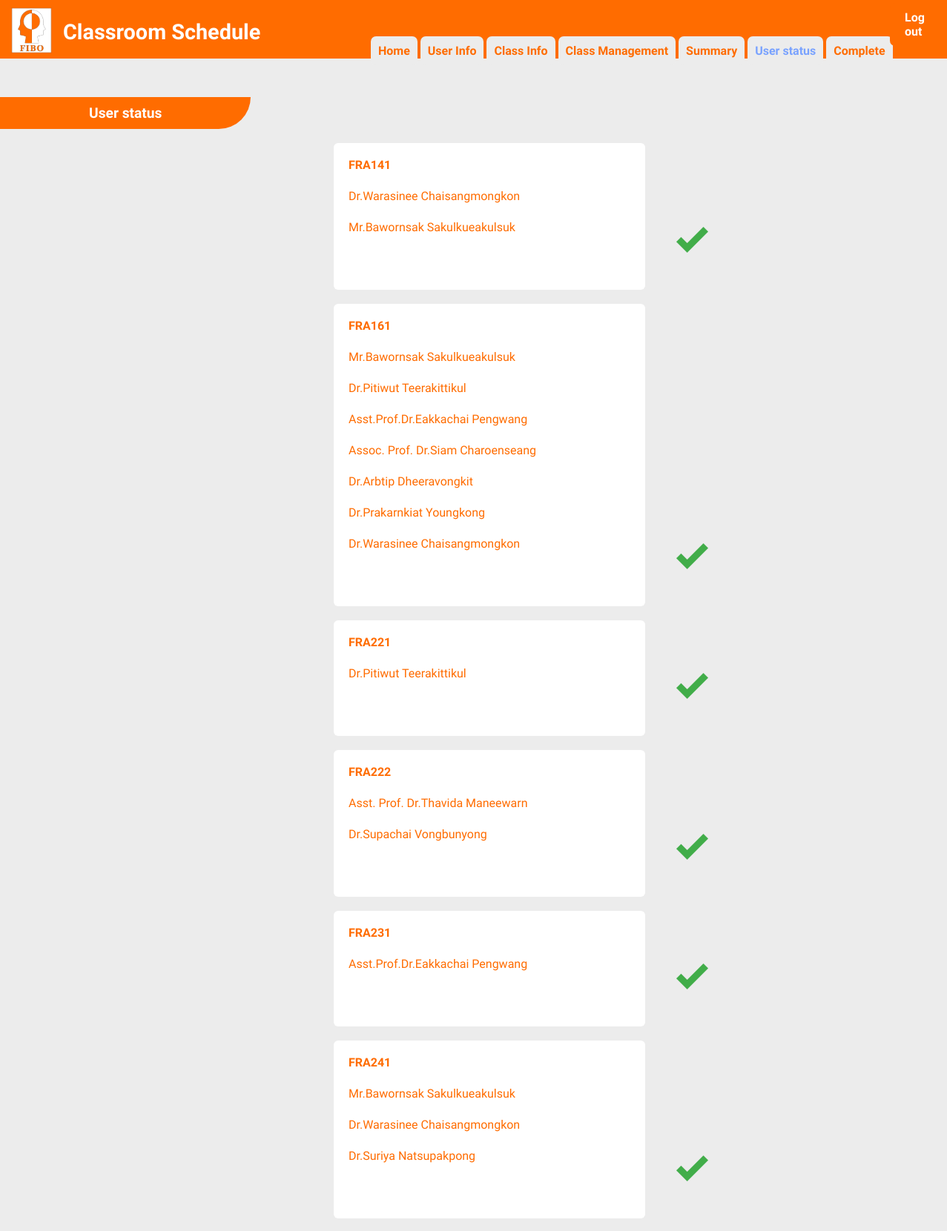
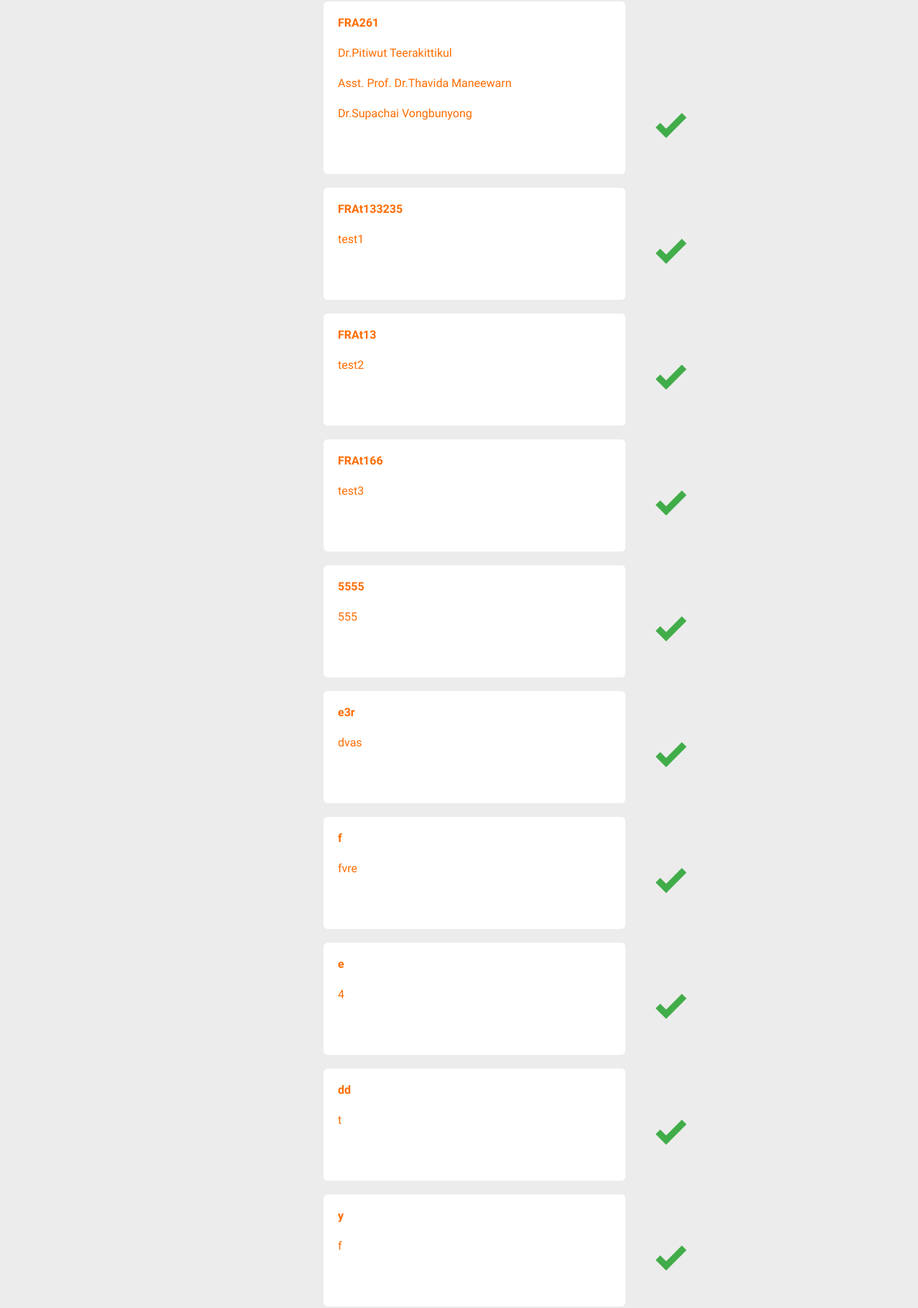
The page /admin6.php (upper part) on the database its author committed (2 pictures, top to bottom).
### tables this page shows
CREATE TABLE `table_teacher_subject` (
  `No` int(3) NOT NULL,
  `teacher_name` varchar(100) NOT NULL,
  `subject_code` varchar(100) NOT NULL
);

### admin6.php (the view, shortened to what this page needs)
<?php
      require 'dbconfig/config.php';
?>
<!DOCTYPE html>
<html lang="en">
  <head>
    <link rel="stylesheet" type="text/css" href="css/admin1.css">
    <link rel="stylesheet" href="https://cdnjs.cloudflare.com/ajax/libs/font-awesome/4.7.0/css/font-awesome.min.css">
  </head>
  <body>
    <header>
        <img src="images/FIBO_logo.jpg" width="55" height="62" style="margin-top: 10px; margin-left: 10px">
        <div style="font-size: 1.8em; margin-top: -50px; margin-left: 80px">
        <b>Classroom Schedule</b>
        </div><br>
        </header>
        <div style="margin-top: -30px; margin-left: 500px">
            <a href="admin1.php" class="btn1"><b>Home</b></a>
            <a href="admin2.php" class="btn1"><b>User Info</b></a>
            <a href="admin3.php" class="btn1"><b>Class Info</b></a>
            <a href="admin4.php" class="btn1"><b>Class Management</b></a>
            <a href="#" class="btn1"><b>Summary</b></a>
            <a href="admin6.php" class="btn1" style=" color: #79a2ff"><b>User status</b></a>
            <a href="admin7.php" class="btn1"><b>Complete</b></a>
        </div>
        <div style="margin-top: -84px; margin-left: 1200px">
            <a href="index.php" class="btn"><b>Log out</b></a>
        </div>
        <div style="margin-top: 50px;">
            <br><b class="topics">User status</b><br><br>
        </div>
        <?php
        $allsubject = "SELECT DISTINCT subject_code AS Subjects FROM table_teacher_subject";
        $sql = "SELECT * FROM table_teacher_subject";
        $smyData = mysqli_query($con, $sql);
        $smyData2 = mysqli_query($con, $allsubject);
        $save = "";
        while($row = mysqli_fetch_array($smyData2)){
            $check = $row['Subjects'];
            echo "<div style='margin-top:0px; margin-left:450px'class='statuskru'>";
            echo "<p class='text-head'> <b>".$row["Subjects"]."</b></p><br>";
            if($save != "") {
                echo "<p class='text'>".$save."</p><br>";
            }
            while($row = mysqli_fetch_array($smyData)) {
                if($check == $row['subject_code'])
                {
                    echo "<p class='text'>".$row['teacher_name']."</p><br>";
                }
                else if($check != $row['subject_code']) {
                    $save = $row['teacher_name'];
                    break;
                }
            }
            echo "<img src='images/tick.png'>";
            echo "</div>";
            echo "<br>";
            echo "<br>";
        }
            echo "<br>";
    ?>
      </body>
    </html>
  </body>
</html>

### css/admin1.css (style rules this page uses)
* { margin: 0; padding: 0; }
.btn { display: inline-block; border: 0px solid #ff6c00; padding: 10px 20px; background-color: #ff6c00; text-decoration: none; font-family: 'Work Sans', sans-serif; font-size: 1em; color: #ffffff ; border-radius: 7px; transition: 0.1s; }
.btn1 { display: inline-block; border: 0px solid #ff6c00; padding: 10px 10px; background-color: #ececec; text-decoration: none; font-family: 'Work Sans', sans-serif; font-size: 1em; color: #ff6c00 ; border-radius: 7px; transition: 0.1s; }
.topics { display: inline-block; border: 0px solid #ff6c00; padding: 10px 120px; background-color: #ff6c00; text-decoration: none; font-family: 'Work Sans', sans-serif; font-size: 1.2em; color: #ffffff ; border-bottom-right-radius: 50px; transition: 0.1s; }
.statuskru { width:420px; height:auto; border:0px; display:inline-block; background:#ffffff; font-size:1em; color:#ff6c00; text-align: left; border-radius:6px; line-height: 42px; font-family: 'Work Sans', sans-serif; box-sizing: border-box 0px; }
.text { line-height: 0; margin-top: 0px; margin-left: 20px; }
.text-head { line-height: 0; margin-top: 30px; margin-left: 20px; }
.statuskru img { margin-left: 420px; margin-top: -90px }

### admin6.php (style rules this page uses)
body { background-color: #ececec; color: #ff6c00 ; font-family: 'Work Sans', sans-serif; font-size: 1em; text-align: left; }
header { background: #ff6c00 none repeat-x 0 0; color: #FFFFFF; margin-top: 0px; padding: 0 5px; text-align: left; }

### rows shown on the page
table_teacher_subject: teacher_name "Dr.Warasinee Chaisangmongkon"
table_teacher_subject: teacher_name "Mr.Bawornsak Sakulkueakulsuk"
table_teacher_subject: teacher_name "Mr.Bawornsak Sakulkueakulsuk"
table_teacher_subject: teacher_name "Dr.Pitiwut Teerakittikul"
table_teacher_subject: teacher_name "Asst.Prof.Dr.Eakkachai Pengwang"
table_teacher_subject: teacher_name "Assoc. Prof. Dr.Siam Charoenseang"
table_teacher_subject: teacher_name "Dr.Arbtip Dheeravongkit"
table_teacher_subject: teacher_name "Dr.Prakarnkiat Youngkong"
table_teacher_subject: teacher_name "Dr.Warasinee Chaisangmongkon"
table_teacher_subject: teacher_name "Dr.Pitiwut Teerakittikul"
table_teacher_subject: teacher_name "Asst. Prof. Dr.Thavida Maneewarn"
table_teacher_subject: teacher_name "Dr.Supachai Vongbunyong"
table_teacher_subject: teacher_name "Asst.Prof.Dr.Eakkachai Pengwang"
table_teacher_subject: teacher_name "Mr.Bawornsak Sakulkueakulsuk"
table_teacher_subject: teacher_name "Dr.Warasinee Chaisangmongkon"
table_teacher_subject: teacher_name "Dr.Suriya Natsupakpong"
table_teacher_subject: teacher_name "Dr.Pitiwut Teerakittikul"
table_teacher_subject: teacher_name "Asst. Prof. Dr.Thavida Maneewarn"
table_teacher_subject: teacher_name "Dr.Supachai Vongbunyong"
table_teacher_subject: teacher_name "test1"
table_teacher_subject: teacher_name "test2"
table_teacher_subject: teacher_name "test3"
table_teacher_subject: teacher_name "555"
table_teacher_subject: teacher_name "dvas"
table_teacher_subject: teacher_name "fvre"
table_teacher_subject: teacher_name "4"
table_teacher_subject: teacher_name "t"
table_teacher_subject: teacher_name "f"

### other values the page prints
$row["Subjects"] "FRA141"
$row["Subjects"] "FRA161"
$row["Subjects"] "FRA221"
$row["Subjects"] "FRA222"
$row["Subjects"] "FRA231"
$row["Subjects"] "FRA241"
$row["Subjects"] "FRA261"
$row["Subjects"] "FRAt133235"
$row["Subjects"] "FRAt13"
$row["Subjects"] "FRAt166"
$row["Subjects"] "5555"
$row["Subjects"] "e3r"
$row["Subjects"] "f"
$row["Subjects"] "e"
$row["Subjects"] "dd"
